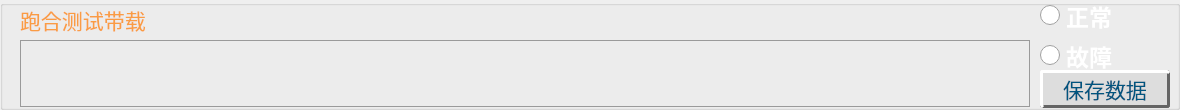
           <widget class="QGroupBox" name="groupBox_8">
            <property name="geometry">
             <rect>
              <x>0</x>
              <y>110</y>
              <width>1180</width>
              <height>110</height>
             </rect>
            </property>
            <property name="styleSheet">
             <string notr="true"/>
            </property>
            <property name="title">
             <string/>
            </property>
            <widget class="QLabel" name="lab_8">
             <property name="geometry">
              <rect>
               <x>20</x>
               <y>5</y>
               <width>1010</width>
               <height>30</height>
              </rect>
             </property>
             <property name="minimumSize">
              <size>
               <width>0</width>
               <height>0</height>
              </size>
             </property>
             <property name="maximumSize">
              <size>
               <width>9999999</width>
               <height>16777215</height>
              </size>
             </property>
             <property name="font">
              <font>
               <family>华光标题宋_CNKI</family>
               <pointsize>16</pointsize>
               <weight>50</weight>
               <bold>false</bold>
              </font>
             </property>
             <property name="styleSheet">
              <string notr="true">color: rgb(250, 156, 68);</string>
             </property>
             <property name="text">
              <string>跑合测试带载</string>
             </property>
             <property name="alignment">
              <set>Qt::AlignLeading|Qt::AlignLeft|Qt::AlignVCenter</set>
             </property>
            </widget>
            <widget class="QRadioButton" name="rad_15">
             <property name="geometry">
              <rect>
               <x>1040</x>
               <y>0</y>
               <width>182</width>
               <height>31</height>
              </rect>
             </property>
             <property name="font">
              <font>
               <family>黑体</family>
               <pointsize>17</pointsize>
               <weight>75</weight>
               <bold>true</bold>
              </font>
             </property>
             <property name="cursor">
              <cursorShape>PointingHandCursor</cursorShape>
             </property>
             <property name="styleSheet">
              <string notr="true">QRadioButton::indicator {
    width: 20px;
    height: 20px;
}
 
QRadioButton::indicator::unchecked {
image: url(:/res/account/unchecked.png);
}
 
QRadioButton::indicator:unchecked:hover {
image: url(:/res/account/unchecked.png);
}
 
QRadioButton::indicator:unchecked:pressed {
image: url(:/res/account/unchecked.png);
}
 
QRadioButton::indicator::checked {
image: url(:/res/account/checked.png);
}
 
QRadioButton::indicator:checked:hover {
image: url(:/res/account/checked.png);
}
 
QRadioButton::indicator:checked:pressed {
image: url(:/res/account/checked.png);
}
QRadioButton {
color: rgb(255, 255, 255);
}</string>
             </property>
             <property name="text">
              <string>正常</string>
             </property>
             <property name="iconSize">
              <size>
               <width>30</width>
               <height>16</height>
              </size>
             </property>
            </widget>
            <widget class="QRadioButton" name="rad_16">
             <property name="geometry">
              <rect>
               <x>1040</x>
               <y>40</y>
               <width>182</width>
               <height>31</height>
              </rect>
             </property>
             <property name="font">
              <font>
               <family>黑体</family>
               <pointsize>17</pointsize>
               <weight>75</weight>
               <bold>true</bold>
              </font>
             </property>
             <property name="cursor">
              <cursorShape>PointingHandCursor</cursorShape>
             </property>
             <property name="styleSheet">
              <string notr="true">QRadioButton::indicator {
    width: 20px;
    height: 20px;
}
 
QRadioButton::indicator::unchecked {
image: url(:/res/account/unchecked.png);
}
 
QRadioButton::indicator:unchecked:hover {
image: url(:/res/account/unchecked.png);
}
 
QRadioButton::indicator:unchecked:pressed {
image: url(:/res/account/unchecked.png);
}
 
QRadioButton::indicator::checked {
image: url(:/res/account/checked.png);
}
 
QRadioButton::indicator:checked:hover {
image: url(:/res/account/checked.png);
}
 
QRadioButton::indicator:checked:pressed {
image: url(:/res/account/checked.png);
}
QRadioButton {
color: rgb(255, 255, 255);
}
QRadioButton:checked {
color: rgb(255, 96, 48);
}</string>
             </property>
             <property name="text">
              <string>故障</string>
             </property>
             <property name="iconSize">
              <size>
               <width>30</width>
               <height>16</height>
              </size>
             </property>
            </widget>
            <widget class="QTextEdit" name="text_8">
             <property name="enabled">
              <bool>true</bool>
             </property>
             <property name="geometry">
              <rect>
               <x>20</x>
               <y>40</y>
               <width>1010</width>
               <height>67</height>
              </rect>
             </property>
             <property name="font">
              <font>
               <family>微软雅黑</family>
               <pointsize>10</pointsize>
               <weight>75</weight>
               <bold>true</bold>
              </font>
             </property>
             <property name="focusPolicy">
              <enum>Qt::StrongFocus</enum>
             </property>
             <property name="styleSheet">
              <string notr="true">border-color: rgb(154, 154, 154);
background-color: rgba(255, 255, 255,0);
color: rgb(255, 255, 255);
border-style:solid;
border-width:1px;</string>
             </property>
             <property name="html">
              <string>&lt;!DOCTYPE HTML PUBLIC &quot;-//W3C//DTD HTML 4.0//EN&quot; &quot;http://www.w3.org/TR/REC-html40/strict.dtd&quot;&gt;
&lt;html&gt;&lt;head&gt;&lt;meta name=&quot;qrichtext&quot; content=&quot;1&quot; /&gt;&lt;style type=&quot;text/css&quot;&gt;
p, li { white-space: pre-wrap; }
&lt;/style&gt;&lt;/head&gt;&lt;body style=&quot; font-family:'微软雅黑'; font-size:10pt; font-weight:600; font-style:normal;&quot;&gt;
&lt;p style=&quot;-qt-paragraph-type:empty; margin-top:12px; margin-bottom:12px; margin-left:0px; margin-right:0px; -qt-block-indent:0; text-indent:0px; font-family:'新宋体'; font-size:14pt; font-weight:400;&quot;&gt;&lt;br /&gt;&lt;/p&gt;&lt;/body&gt;&lt;/html&gt;</string>
             </property>
            </widget>
            <widget class="QPushButton" name="btn_15">
             <property name="geometry">
              <rect>
               <x>1040</x>
               <y>70</y>
               <width>130</width>
               <height>38</height>
              </rect>
             </property>
             <property name="minimumSize">
              <size>
               <width>0</width>
               <height>0</height>
              </size>
             </property>
             <property name="maximumSize">
              <size>
               <width>300</width>
               <height>50</height>
              </size>
             </property>
             <property name="font">
              <font>
               <family>华光大标宋_CNKI</family>
               <pointsize>16</pointsize>
               <weight>50</weight>
               <bold>false</bold>
              </font>
             </property>
             <property name="styleSheet">
              <string notr="true">QPushButton{
color: rgb(0, 85, 127);
background:#DDDDDD; 
border-right:3px solid #646464; 
border-bottom:3px solid #646464;
border-left:3px solid #FFFFFF;
border-top:3px solid #FFFFFF; 
border-radius:3px;
}                

QPushButton:pressed{
background:#DDDDDD; 
border-right:2px solid #FFFFFF; 
border-bottom:2px solid #FFFFFF;
border-left:2px solid #646464;
border-top:2px solid #646464; 
border-radius:2px;
}

QPushButton:checked {
background:#bbbbbb; 
border-right:4px solid #FFFFFF; 
border-bottom:4px solid #FFFFFF;
border-left:4px solid #646464;
border-top:4px solid #646464; 
border-radius:4px;
}</string>
             </property>
             <property name="text">
              <string>保存数据</string>
             </property>
            </widget>
           </widget>
